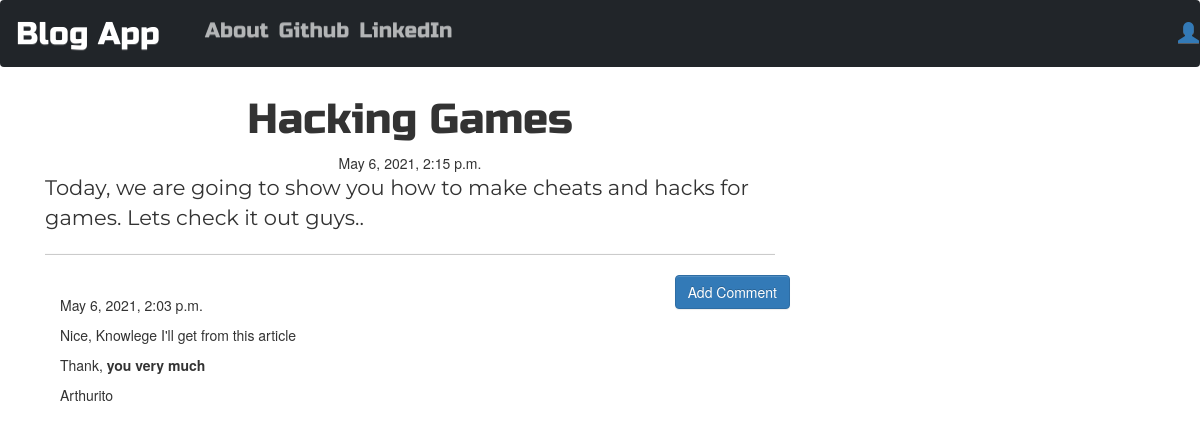
Page /post/20/ on the committed database.
### blog_app/models.py (models this page shows, shortened)
class Post(models.Model):
    author = models.ForeignKey(User, on_delete=models.CASCADE)
    title = models.CharField(max_length=54)
    text =  models.TextField()
    created_date = models.DateTimeField(default=timezone.now())
    published_date = models.DateTimeField(blank=True, null=True)

class Comment(models.Model):
    post = models.ForeignKey(Post, related_name='comments', on_delete=models.CASCADE)
    author = models.CharField(max_length=52)
    text = models.TextField()
    created_date = models.DateTimeField(default=timezone.now())
    approved_comment = models.BooleanField(default=False)

### blog_app/views.py (the view)
# urls.py: path('post/<int:pk>/', views.PostDetailView.as_view(), name='post_detail'),
class PostDetailView(DetailView):
    model = Post

### blog_app/templates/blog_app/post_detail.html (shortened to what this page needs)
{% extends "blog_app/base.html" %}
{% block content %}
<h1 class="posttitle loader">{{post.title}}</h1>
{% if post.published_date %}
<div class="date postdate">
    {{post.published_date}}
</div>
{% else %}
<a class="btn btn-default" href="{% url 'blog_app:post_publish' pk=post.pk %}">Publish</a>
{% endif %}
<p class="postcontent">{{post.text|safe|linebreaksbr}}</p>
<hr>
<a class="btn btn-primary btn-comment" href="{% url 'blog_app:add_comment_to_post' pk=post.pk %}">Add Comment</a>
<div class="container">
    {% for comment in post.comments.all %}
    <br>
    {% if user.is_authenticated or comment.approved_comment %}
    {{comment.created_date}}
        <p>{{comment.text|safe|linebreaks}}</p>
        <p>{{comment.author}}</p>
    {% endif %}
    {% empty %}
    <P>No Comments!</P>
    {% endfor %}
{% endblock %}

### blog_app/static/css/blog.css (style rules this page uses)
.postdate { text-align: center; }
.posttitle { font-family: 'Russo One', sans-serif; font-size: 3em; text-align: center; }
.postcontent { font-family: Montserrat; font-size: 1.5em; }
.btn-comment { position: absolute; right: 0px; }
.loader { filter:hue-rotate(0deg); color:linear-gradient(45deg,#0f8,#08f); animation:hue 10000ms infinite linear; }

### rows in the picture
Post: title "Hacking Games", published_date "May 6, 2021, 2:15 p.m.", text "Today, we are going to show you how to make cheats and hacks for games. Lets check it out guys.."
Comment: created_date "May 6, 2021, 2:03 p.m.", text "Nice, Knowlege I'll get from this article Thank, you very much", author "Arthurito"
